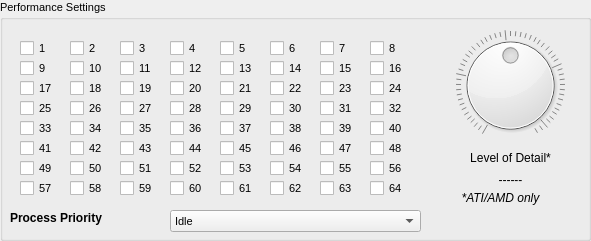
     <widget class="QGroupBox" name="gbAffinity">
      <property name="geometry">
       <rect>
        <x>10</x>
        <y>10</y>
        <width>591</width>
        <height>241</height>
       </rect>
      </property>
      <property name="font">
       <font>
        <pointsize>8</pointsize>
        <weight>50</weight>
        <bold>false</bold>
       </font>
      </property>
      <property name="title">
       <string>Performance Settings</string>
      </property>
      <widget class="QComboBox" name="cbProcessPrio">
       <property name="geometry">
        <rect>
         <x>170</x>
         <y>210</y>
         <width>251</width>
         <height>22</height>
        </rect>
       </property>
       <property name="toolTip">
        <string>Use 'High' for a higher score.</string>
       </property>
       <property name="whatsThis">
        <string/>
       </property>
       <property name="currentText">
        <string>Idle</string>
       </property>
       <item>
        <property name="text">
         <string>Idle</string>
        </property>
       </item>
       <item>
        <property name="text">
         <string>Below Normal</string>
        </property>
       </item>
       <item>
        <property name="text">
         <string>Normal</string>
        </property>
       </item>
       <item>
        <property name="text">
         <string>Above Normal</string>
        </property>
       </item>
       <item>
        <property name="text">
         <string>High</string>
        </property>
       </item>
       <item>
        <property name="text">
         <string>Realtime</string>
        </property>
       </item>
      </widget>
      <widget class="QLabel" name="lblProcessPrio">
       <property name="geometry">
        <rect>
         <x>10</x>
         <y>210</y>
         <width>151</width>
         <height>16</height>
        </rect>
       </property>
       <property name="font">
        <font>
         <pointsize>9</pointsize>
         <weight>75</weight>
         <bold>true</bold>
        </font>
       </property>
       <property name="whatsThis">
        <string>How many resources the OS will allocate for the application.</string>
       </property>
       <property name="text">
        <string>Process Priority</string>
       </property>
      </widget>
      <widget class="QLabel" name="lblLODVal">
       <property name="geometry">
        <rect>
         <x>440</x>
         <y>170</y>
         <width>141</width>
         <height>20</height>
        </rect>
       </property>
       <property name="font">
        <font>
         <pointsize>9</pointsize>
         <weight>50</weight>
         <bold>false</bold>
        </font>
       </property>
       <property name="whatsThis">
        <string>Use Manual if you experience problems with old cards or IGP.</string>
       </property>
       <property name="text">
        <string>------</string>
       </property>
       <property name="alignment">
        <set>Qt::AlignCenter</set>
       </property>
      </widget>
      <widget class="QLabel" name="lblLOD">
       <property name="geometry">
        <rect>
         <x>430</x>
         <y>150</y>
         <width>161</width>
         <height>16</height>
        </rect>
       </property>
       <property name="font">
        <font>
         <pointsize>9</pointsize>
         <weight>50</weight>
         <bold>false</bold>
        </font>
       </property>
       <property name="whatsThis">
        <string>Use Manual if you experience problems with old cards or IGP.</string>
       </property>
       <property name="text">
        <string>Level of Detail*</string>
       </property>
       <property name="alignment">
        <set>Qt::AlignCenter</set>
       </property>
      </widget>
      <widget class="QDial" name="dial">
       <property name="geometry">
        <rect>
         <x>440</x>
         <y>30</y>
         <width>141</width>
         <height>111</height>
        </rect>
       </property>
       <property name="minimum">
        <number>-108</number>
       </property>
       <property name="maximum">
        <number>108</number>
       </property>
       <property name="singleStep">
        <number>1</number>
       </property>
       <property name="pageStep">
        <number>13</number>
       </property>
       <property name="notchesVisible">
        <bool>true</bool>
       </property>
      </widget>
      <widget class="QFrame" name="frame">
       <property name="geometry">
        <rect>
         <x>10</x>
         <y>30</y>
         <width>411</width>
         <height>171</height>
        </rect>
       </property>
       <property name="frameShape">
        <enum>QFrame::NoFrame</enum>
       </property>
       <property name="frameShadow">
        <enum>QFrame::Plain</enum>
       </property>
       <property name="lineWidth">
        <number>0</number>
       </property>
       <widget class="QCheckBox" name="ckbCore01">
        <property name="geometry">
         <rect>
          <x>10</x>
          <y>10</y>
          <width>41</width>
          <height>17</height>
         </rect>
        </property>
        <property name="text">
         <string>1</string>
        </property>
       </widget>
       <widget class="QCheckBox" name="ckbCore02">
        <property name="geometry">
         <rect>
          <x>60</x>
          <y>10</y>
          <width>41</width>
          <height>17</height>
         </rect>
        </property>
        <property name="text">
         <string>2</string>
        </property>
       </widget>
       <widget class="QCheckBox" name="ckbCore03">
        <property name="geometry">
         <rect>
          <x>110</x>
          <y>10</y>
          <width>41</width>
          <height>17</height>
         </rect>
        </property>
        <property name="text">
         <string>3</string>
        </property>
       </widget>
       <widget class="QCheckBox" name="ckbCore04">
        <property name="geometry">
         <rect>
          <x>160</x>
          <y>10</y>
          <width>41</width>
          <height>17</height>
         </rect>
        </property>
        <property name="text">
         <string>4</string>
        </property>
       </widget>
       <widget class="QCheckBox" name="ckbCore05">
        <property name="geometry">
         <rect>
          <x>210</x>
          <y>10</y>
          <width>41</width>
          <height>17</height>
         </rect>
        </property>
        <property name="text">
         <string>5</string>
        </property>
       </widget>
       <widget class="QCheckBox" name="ckbCore06">
        <property name="geometry">
         <rect>
          <x>260</x>
          <y>10</y>
          <width>41</width>
          <height>17</height>
         </rect>
        </property>
        <property name="text">
         <string>6</string>
        </property>
       </widget>
       <widget class="QCheckBox" name="ckbCore07">
        <property name="geometry">
         <rect>
          <x>310</x>
          <y>10</y>
          <width>41</width>
          <height>17</height>
         </rect>
        </property>
        <property name="text">
         <string>7</string>
        </property>
       </widget>
       <widget class="QCheckBox" name="ckbCore08">
        <property name="geometry">
         <rect>
          <x>360</x>
          <y>10</y>
          <width>41</width>
          <height>17</height>
         </rect>
        </property>
        <property name="text">
         <string>8</string>
        </property>
       </widget>
       <widget class="QCheckBox" name="ckbCore09">
        <property name="geometry">
         <rect>
          <x>10</x>
          <y>30</y>
          <width>41</width>
          <height>17</height>
         </rect>
        </property>
        <property name="text">
         <string>9</string>
        </property>
       </widget>
       <widget class="QCheckBox" name="ckbCore10">
        <property name="geometry">
         <rect>
          <x>60</x>
          <y>30</y>
          <width>41</width>
          <height>17</height>
         </rect>
        </property>
        <property name="text">
         <string>10</string>
        </property>
       </widget>
       <widget class="QCheckBox" name="ckbCore11">
        <property name="geometry">
         <rect>
          <x>110</x>
          <y>30</y>
          <width>41</width>
          <height>17</height>
         </rect>
        </property>
        <property name="text">
         <string>11</string>
        </property>
       </widget>
       <widget class="QCheckBox" name="ckbCore12">
        <property name="geometry">
         <rect>
          <x>160</x>
          <y>30</y>
          <width>41</width>
          <height>17</height>
         </rect>
        </property>
        <property name="text">
         <string>12</string>
        </property>
       </widget>
       <widget class="QCheckBox" name="ckbCore13">
        <property name="geometry">
         <rect>
          <x>210</x>
          <y>30</y>
          <width>41</width>
          <height>17</height>
         </rect>
        </property>
        <property name="text">
         <string>13</string>
        </property>
       </widget>
       <widget class="QCheckBox" name="ckbCore14">
        <property name="geometry">
         <rect>
          <x>260</x>
          <y>30</y>
          <width>41</width>
          <height>17</height>
         </rect>
        </property>
        <property name="text">
         <string>14</string>
        </property>
       </widget>
       <widget class="QCheckBox" name="ckbCore15">
        <property name="geometry">
         <rect>
          <x>310</x>
          <y>30</y>
          <width>41</width>
          <height>17</height>
         </rect>
        </property>
        <property name="text">
         <string>15</string>
        </property>
       </widget>
       <widget class="QCheckBox" name="ckbCore16">
        <property name="geometry">
         <rect>
          <x>360</x>
          <y>30</y>
          <width>41</width>
          <height>17</height>
         </rect>
        </property>
        <property name="text">
         <string>16</string>
        </property>
       </widget>
       <widget class="QCheckBox" name="ckbCore17">
        <property name="geometry">
         <rect>
          <x>10</x>
          <y>50</y>
          <width>41</width>
          <height>17</height>
         </rect>
        </property>
        <property name="text">
         <string>17</string>
        </property>
       </widget>
       <widget class="QCheckBox" name="ckbCore18">
        <property name="geometry">
         <rect>
          <x>60</x>
          <y>50</y>
          <width>41</width>
          <height>17</height>
         </rect>
        </property>
        <property name="text">
         <string>18</string>
        </property>
       </widget>
       <widget class="QCheckBox" name="ckbCore19">
        <property name="geometry">
         <rect>
          <x>110</x>
          <y>50</y>
          <width>41</width>
          <height>17</height>
         </rect>
        </property>
        <property name="text">
         <string>19</string>
        </property>
       </widget>
       <widget class="QCheckBox" name="ckbCore20">
        <property name="geometry">
         <rect>
          <x>160</x>
          <y>50</y>
          <width>41</width>
          <height>17</height>
         </rect>
        </property>
        <property name="text">
         <string>20</string>
        </property>
       </widget>
       <widget class="QCheckBox" name="ckbCore21">
        <property name="geometry">
         <rect>
          <x>210</x>
          <y>50</y>
          <width>41</width>
          <height>17</height>
         </rect>
        </property>
        <property name="text">
         <string>21</string>
        </property>
       </widget>
       <widget class="QCheckBox" name="ckbCore22">
        <property name="geometry">
         <rect>
          <x>260</x>
          <y>50</y>
          <width>41</width>
          <height>17</height>
         </rect>
        </property>
        <property name="text">
         <string>22</string>
        </property>
       </widget>
       <widget class="QCheckBox" name="ckbCore23">
        <property name="geometry">
         <rect>
          <x>310</x>
          <y>50</y>
          <width>41</width>
          <height>17</height>
         </rect>
        </property>
        <property name="text">
         <string>23</string>
        </property>
       </widget>
       <widget class="QCheckBox" name="ckbCore24">
        <property name="geometry">
         <rect>
          <x>360</x>
          <y>50</y>
          <width>41</width>
          <height>17</height>
         </rect>
        </property>
        <property name="text">
         <string>24</string>
        </property>
       </widget>
       <widget class="QCheckBox" name="ckbCore25">
        <property name="geometry">
         <rect>
          <x>10</x>
          <y>70</y>
          <width>41</width>
          <height>17</height>
         </rect>
        </property>
        <property name="text">
         <string>25</string>
        </property>
       </widget>
       <widget class="QCheckBox" name="ckbCore26">
        <property name="geometry">
         <rect>
          <x>60</x>
          <y>70</y>
          <width>41</width>
          <height>17</height>
         </rect>
        </property>
        <property name="text">
         <string>26</string>
        </property>
       </widget>
       <widget class="QCheckBox" name="ckbCore27">
        <property name="geometry">
         <rect>
          <x>110</x>
          <y>70</y>
          <width>41</width>
          <height>17</height>
         </rect>
        </property>
        <property name="text">
         <string>27</string>
        </property>
       </widget>
       <widget class="QCheckBox" name="ckbCore28">
        <property name="geometry">
         <rect>
          <x>160</x>
          <y>70</y>
          <width>41</width>
          <height>17</height>
         </rect>
        </property>
        <property name="text">
         <string>28</string>
        </property>
       </widget>
       <widget class="QCheckBox" name="ckbCore29">
        <property name="geometry">
         <rect>
          <x>210</x>
          <y>70</y>
          <width>41</width>
          <height>17</height>
         </rect>
        </property>
        <property name="text">
         <string>29</string>
        </property>
       </widget>
       <widget class="QCheckBox" name="ckbCore30">
        <property name="geometry">
         <rect>
          <x>260</x>
          <y>70</y>
          <width>41</width>
          <height>17</height>
         </rect>
        </property>
        <property name="text">
         <string>30</string>
        </property>
       </widget>
       <widget class="QCheckBox" name="ckbCore31">
        <property name="geometry">
         <rect>
          <x>310</x>
          <y>70</y>
          <width>41</width>
          <height>17</height>
         </rect>
        </property>
        <property name="text">
         <string>31</string>
        </property>
       </widget>
       <widget class="QCheckBox" name="ckbCore32">
        <property name="geometry">
         <rect>
          <x>360</x>
          <y>70</y>
          <width>41</width>
          <height>17</height>
         </rect>
        </property>
        <property name="text">
         <string>32</string>
        </property>
       </widget>
       <widget class="QCheckBox" name="ckbCore33">
        <property name="geometry">
         <rect>
          <x>10</x>
          <y>90</y>
          <width>41</width>
          <height>17</height>
         </rect>
        </property>
        <property name="text">
         <string>33</string>
        </property>
       </widget>
       <widget class="QCheckBox" name="ckbCore34">
        <property name="geometry">
         <rect>
          <x>60</x>
          <y>90</y>
          <width>41</width>
          <height>17</height>
         </rect>
        </property>
        <property name="text">
         <string>34</string>
        </property>
       </widget>
       <widget class="QCheckBox" name="ckbCore35">
        <property name="geometry">
         <rect>
          <x>110</x>
          <y>90</y>
          <width>41</width>
          <height>17</height>
         </rect>
        </property>
        <property name="text">
         <string>35</string>
        </property>
       </widget>
       <widget class="QCheckBox" name="ckbCore36">
        <property name="geometry">
         <rect>
          <x>160</x>
          <y>90</y>
          <width>41</width>
          <height>17</height>
         </rect>
        </property>
        <property name="text">
         <string>36</string>
        </property>
       </widget>
       <widget class="QCheckBox" name="ckbCore37">
        <property name="geometry">
         <rect>
          <x>210</x>
          <y>90</y>
          <width>41</width>
          <height>17</height>
         </rect>
        </property>
        <property name="text">
         <string>37</string>
        </property>
       </widget>
       <widget class="QCheckBox" name="ckbCore38">
        <property name="geometry">
         <rect>
          <x>260</x>
          <y>90</y>
          <width>41</width>
          <height>17</height>
         </rect>
        </property>
        <property name="text">
         <string>38</string>
        </property>
       </widget>
       <widget class="QCheckBox" name="ckbCore39">
        <property name="geometry">
         <rect>
          <x>310</x>
          <y>90</y>
          <width>41</width>
          <height>17</height>
         </rect>
        </property>
        <property name="text">
         <string>39</string>
        </property>
       </widget>
       <widget class="QCheckBox" name="ckbCore40">
        <property name="geometry">
         <rect>
          <x>360</x>
          <y>90</y>
          <width>41</width>
          <height>17</height>
         </rect>
        </property>
        <property name="text">
         <string>40</string>
        </property>
       </widget>
       <widget class="QCheckBox" name="ckbCore41">
        <property name="geometry">
         <rect>
          <x>10</x>
          <y>110</y>
          <width>41</width>
          <height>17</height>
         </rect>
        </property>
        <property name="text">
         <string>41</string>
        </property>
       </widget>
       <widget class="QCheckBox" name="ckbCore42">
        <property name="geometry">
         <rect>
          <x>60</x>
          <y>110</y>
          <width>41</width>
          <height>17</height>
         </rect>
        </property>
        <property name="text">
         <string>42</string>
        </property>
       </widget>
       <widget class="QCheckBox" name="ckbCore43">
        <property name="geometry">
         <rect>
          <x>110</x>
          <y>110</y>
          <width>41</width>
          <height>17</height>
         </rect>
        </property>
        <property name="text">
         <string>43</string>
        </property>
       </widget>
       <widget class="QCheckBox" name="ckbCore44">
        <property name="geometry">
         <rect>
          <x>160</x>
          <y>110</y>
          <width>41</width>
          <height>17</height>
         </rect>
        </property>
        <property name="text">
         <string>44</string>
        </property>
       </widget>
       <widget class="QCheckBox" name="ckbCore45">
        <property name="geometry">
         <rect>
          <x>210</x>
          <y>110</y>
          <width>41</width>
          <height>17</height>
         </rect>
        </property>
        <property name="text">
         <string>45</string>
        </property>
       </widget>
       <widget class="QCheckBox" name="ckbCore46">
        <property name="geometry">
         <rect>
          <x>260</x>
          <y>110</y>
          <width>41</width>
          <height>17</height>
         </rect>
        </property>
        <property name="text">
         <string>46</string>
        </property>
       </widget>
       <widget class="QCheckBox" name="ckbCore47">
        <property name="geometry">
         <rect>
          <x>310</x>
          <y>110</y>
          <width>41</width>
          <height>17</height>
         </rect>
        </property>
        <property name="text">
         <string>47</string>
        </property>
       </widget>
       <widget class="QCheckBox" name="ckbCore48">
        <property name="geometry">
         <rect>
          <x>360</x>
          <y>110</y>
          <width>41</width>
          <height>17</height>
         </rect>
        </property>
        <property name="text">
         <string>48</string>
        </property>
       </widget>
       <widget class="QCheckBox" name="ckbCore49">
        <property name="geometry">
         <rect>
          <x>10</x>
          <y>130</y>
          <width>41</width>
          <height>17</height>
         </rect>
        </property>
        <property name="text">
         <string>49</string>
        </property>
       </widget>
       <widget class="QCheckBox" name="ckbCore50">
        <property name="geometry">
         <rect>
          <x>60</x>
          <y>130</y>
          <width>41</width>
          <height>17</height>
         </rect>
        </property>
        <property name="text">
         <string>50</string>
        </property>
       </widget>
       <widget class="QCheckBox" name="ckbCore51">
        <property name="geometry">
         <rect>
          <x>110</x>
          <y>130</y>
          <width>41</width>
          <height>17</height>
         </rect>
        </property>
        <property name="text">
         <string>51</string>
        </property>
       </widget>
       <widget class="QCheckBox" name="ckbCore52">
        <property name="geometry">
         <rect>
          <x>160</x>
          <y>130</y>
          <width>41</width>
          <height>17</height>
         </rect>
        </property>
        <property name="text">
         <string>52</string>
        </property>
       </widget>
       <widget class="QCheckBox" name="ckbCore53">
        <property name="geometry">
         <rect>
          <x>210</x>
          <y>130</y>
          <width>41</width>
          <height>17</height>
         </rect>
        </property>
        <property name="text">
         <string>53</string>
        </property>
       </widget>
       <widget class="QCheckBox" name="ckbCore54">
        <property name="geometry">
         <rect>
          <x>260</x>
          <y>130</y>
          <width>41</width>
          <height>17</height>
         </rect>
        </property>
        <property name="text">
         <string>54</string>
        </property>
       </widget>
       <widget class="QCheckBox" name="ckbCore55">
        <property name="geometry">
         <rect>
          <x>310</x>
          <y>130</y>
          <width>41</width>
          <height>17</height>
         </rect>
        </property>
        <property name="text">
         <string>55</string>
        </property>
       </widget>
       <widget class="QCheckBox" name="ckbCore56">
        <property name="geometry">
         <rect>
          <x>360</x>
          <y>130</y>
          <width>41</width>
          <height>17</height>
         </rect>
        </property>
        <property name="text">
         <string>56</string>
        </property>
       </widget>
       <widget class="QCheckBox" name="ckbCore57">
        <property name="geometry">
         <rect>
          <x>10</x>
          <y>150</y>
          <width>41</width>
          <height>17</height>
         </rect>
        </property>
        <property name="text">
         <string>57</string>
        </property>
       </widget>
       <widget class="QCheckBox" name="ckbCore58">
        <property name="geometry">
         <rect>
          <x>60</x>
          <y>150</y>
          <width>41</width>
          <height>17</height>
         </rect>
        </property>
        <property name="text">
         <string>58</string>
        </property>
       </widget>
       <widget class="QCheckBox" name="ckbCore59">
        <property name="geometry">
         <rect>
          <x>110</x>
          <y>150</y>
          <width>41</width>
          <height>17</height>
         </rect>
        </property>
        <property name="text">
         <string>59</string>
        </property>
       </widget>
       <widget class="QCheckBox" name="ckbCore60">
        <property name="geometry">
         <rect>
          <x>160</x>
          <y>150</y>
          <width>41</width>
          <height>17</height>
         </rect>
        </property>
        <property name="text">
         <string>60</string>
        </property>
       </widget>
       <widget class="QCheckBox" name="ckbCore61">
        <property name="geometry">
         <rect>
          <x>210</x>
          <y>150</y>
          <width>41</width>
          <height>17</height>
         </rect>
        </property>
        <property name="text">
         <string>61</string>
        </property>
       </widget>
       <widget class="QCheckBox" name="ckbCore62">
        <property name="geometry">
         <rect>
          <x>260</x>
          <y>150</y>
          <width>41</width>
          <height>17</height>
         </rect>
        </property>
        <property name="text">
         <string>62</string>
        </property>
       </widget>
       <widget class="QCheckBox" name="ckbCore63">
        <property name="geometry">
         <rect>
          <x>310</x>
          <y>150</y>
          <width>41</width>
          <height>17</height>
         </rect>
        </property>
        <property name="text">
         <string>63</string>
        </property>
       </widget>
       <widget class="QCheckBox" name="ckbCore64">
        <property name="geometry">
         <rect>
          <x>360</x>
          <y>150</y>
          <width>41</width>
          <height>17</height>
         </rect>
        </property>
        <property name="text">
         <string>64</string>
        </property>
       </widget>
      </widget>
      <widget class="QLabel" name="lblLOD_2">
       <property name="geometry">
        <rect>
         <x>420</x>
         <y>190</y>
         <width>161</width>
         <height>16</height>
        </rect>
       </property>
       <property name="font">
        <font>
         <pointsize>9</pointsize>
         <weight>50</weight>
         <italic>true</italic>
         <bold>false</bold>
        </font>
       </property>
       <property name="whatsThis">
        <string>Use Manual if you experience problems with old cards or IGP.</string>
       </property>
       <property name="text">
        <string>*ATI/AMD only</string>
       </property>
       <property name="alignment">
        <set>Qt::AlignCenter</set>
       </property>
      </widget>
     </widget>
